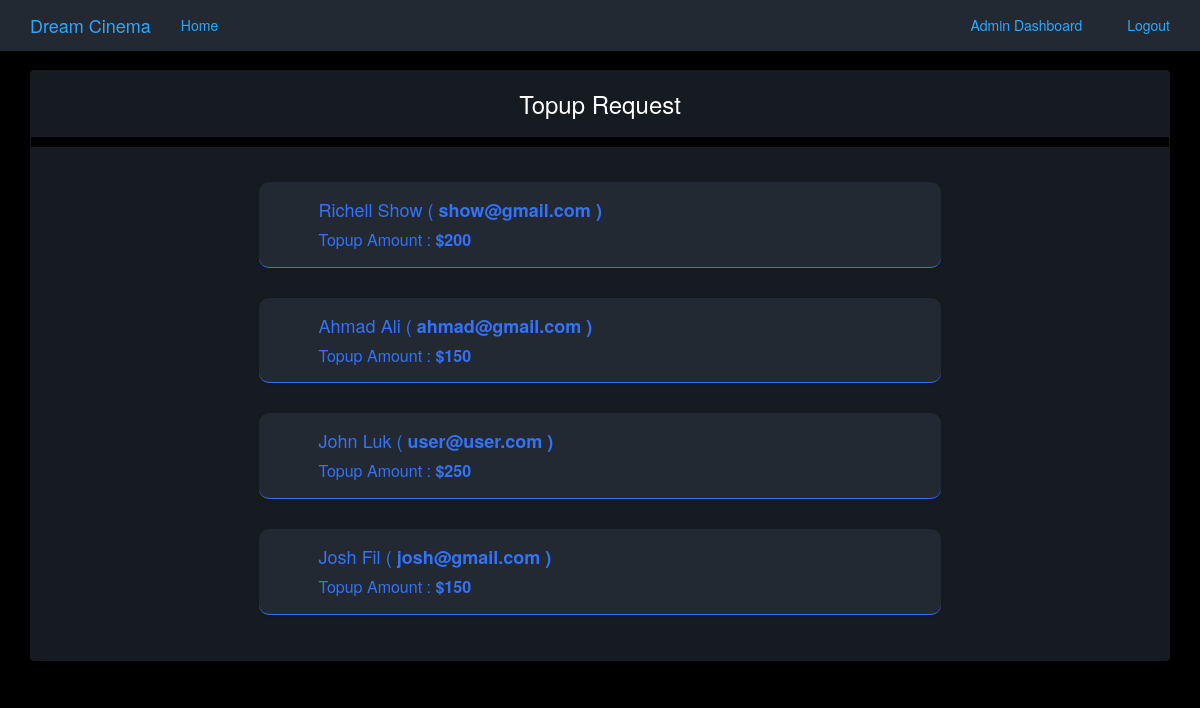
/topupReq.php (signed in), run on the app's committed database.
### tables this page shows
CREATE TABLE `topupreq` (
  `tid` int NOT NULL AUTO_INCREMENT,
  `userId` int DEFAULT NULL,
  `amount` float DEFAULT NULL,
  `cardNo` varchar(45) DEFAULT NULL,
  `cvv` varchar(4) DEFAULT NULL,
  `expDate` date DEFAULT NULL,
  PRIMARY KEY (`tid`),
  KEY `t_u_idx` (`userId`),
  CONSTRAINT `t_u` FOREIGN KEY (`userId`) REFERENCES `user` (`userId`)
);

CREATE TABLE `user` (
  `userId` int NOT NULL AUTO_INCREMENT,
  `email` varchar(255) NOT NULL,
  `password` varchar(255) NOT NULL,
  `status` int DEFAULT NULL,
  `fname` varchar(255) DEFAULT NULL,
  `lname` varchar(255) DEFAULT NULL,
  `image` varchar(255) DEFAULT NULL,
  `accBalance` float DEFAULT NULL,
  PRIMARY KEY (`userId`)
);

### topupReq.php (the view, shortened to what this page needs)
<?php
include 'db.php';
$res = $conn->query("select topupreq.*,user.fname,user.lname,user.email,user.accBalance from topupreq,user where user.userId =topupreq.userId;");
$requests = $res->fetchAll(PDO::FETCH_ASSOC);
?>
<!DOCTYPE html>
<html>
<head>
    <link rel="stylesheet" type="text/css" href="css/customerPanel.css">
    <link rel="stylesheet" type="text/css" href="css/topup.css">
    <link href="css/bootstrap.css" rel='stylesheet' type='text/css' />
    <link href="css/bootstrap-style.css" rel="stylesheet">
</head>
<body>
    <?php include_once 'navbar.php'; ?>
    <div class="container">
        <div class="row">
            <div class="col-xs-12 toppad">
                <div class="panel panel-info">
                    <h3 class="title">
                        Topup Request
                    </h3>
                    <hr style="border: 5px solid #000;">
                    <div style="margin-top: 20px;" class="panel-body">
                        <div class="row">
                            <div>
                                <?php
                                if (count($requests) >= 1) {
                                    foreach ($requests as $row) {
                                ?>
                                        <div class="requests">
                                            <div style="margin: 0 15px 0 5vw;">
                                                    <p class="user-name-a"><?php echo $row["fname"] . " " . $row["lname"]. " ( <strong> " . $row["email"]." )"; ?></strong></p>
                                                    <p class="amount-a">Topup Amount : <strong>$<?php echo $row["amount"]; ?></strong></p>
                                            </div>
                                            <div class="tooltipa accept">
                                                <span onclick='topupNow(<?php echo $row["userId"]; ?>,<?php echo $row["amount"]; ?>,<?php echo $row["tid"]; ?>)' class='icn glyphicon glyphicon-upload'></span>
                                            </div>
                                        </div>
                                <?php }
                                } else {
                                    echo "<p class='no-request'>No requests to show<p>";
                                } ?>
                            </div>
                        </div>
                    </div>
                </div>
            </div>
        </div>
    </div>
</body>
</html>

### navbar.php (shortened to what this page needs)
<div class="navbar-wrapper">
  <div>
    <nav class="navbar navbar-dark bg-dark navbar-static-top" style="background-color: #222933;">
      <div class="container">
        <div class="navbar-header">
          <a class='navbar-brand' href='index.php'>Dream Cinema</a>
        </div>
        <div id="navbar" class="navbar-collapse collapse float-right">
          <ul class="nav navbar-nav">
            <li class="nav-item active"><a class="nav-link" href="index.php">Home</a></li>
          </ul>
          <ul class="nav navbar-nav navbar-right">
              <?php
              if (isset($_SESSION['user'])) {
                $userId = $_SESSION['user'];
                $res = $conn->query("select * from user where userId='$userId';");
                $userData = $res->fetch();
              }
              ?>
            <li>
              <?php
              if (isset($_SESSION['user'])) {
                if ($_SESSION['admin'] == 1) {
                  echo "
                    <a href='adminpage.php'>
                        <span class='glyphicon glyphicon-tasks'></span> Admin Dashboard
                    </a>";
                } else {
                  echo "
                    <a href='profile.php'>
                        <span class='glyphicon glyphicon-user'></span> " . $userData['fname'] . " " . $userData['lname'] . "
                    </a>";
                }
              }
              ?>
            </li>
            <li>
              <?php
              if (isset($_SESSION['user'])) {
                echo "
                                        <a href='logout.php' onclick='return logout()'><span class='glyphicon glyphicon-off'></span> Logout </a>";
              } else {
                echo "
                                        <a href='javascript:void(0)' onclick='openLoginModal();'><span class='glyphicon glyphicon-log-in'></span> Login </a>";
              }
              ?>
            </li>
          </ul>
        </div>
      </div>
    </nav>
  </div>
</div>
<link href="css/dark.css" rel="stylesheet">

### css/customerPanel.css (style rules this page uses)
body { color: #5a5a5a; background-color: #000!important; }
.title { text-align: center; color: white; }
.toppad { margin-top:20px; }

### css/topup.css (style rules this page uses)
.requests { width: 90%; margin: 0 auto 30px auto; background: #222933; box-shadow: 0 1px 5px -1px rgb(0 0 0 / 13%); border-bottom: 1px solid #3472F7; border-radius: 10px; display: flex; }
.user-name-a { margin: 15px 0 0 0; font-size: 18px; font-weight: 400; color: #3472F7 !important; }
.amount-a { margin: 5px 5px 15px 0; font-size: 16px; color: #3472F7 !important; }
.accept { height: 100%; margin: auto 5vw auto auto; }
.icn { color: #3472F7 !important; font-size: 30px; cursor: pointer; }
@media (min-width:724px) { .requests { width: 60%!important; } }
.tooltipa { position: relative; display: inline-block; }

### css/dark.css (style rules this page uses)
.panel,.panel li { background-color: #161b22!important; }
.panel-body { background-color: #000!important; }
.panel-info,.panel-body { background-color: #161b22!important; border-color: #161b22!important; }

### data on the page
topupreq: userId.fname "Richell", userId.lname "Show", userId.email "show@gmail.com", amount "200"
topupreq: userId.fname "Ahmad", userId.lname "Ali", userId.email "ahmad@gmail.com", amount "150"
topupreq: userId.fname "John", userId.lname "Luk", userId.email "user@user.com", amount "250"
topupreq: userId.fname "Josh", userId.lname "Fil", userId.email "josh@gmail.com", amount "150"
